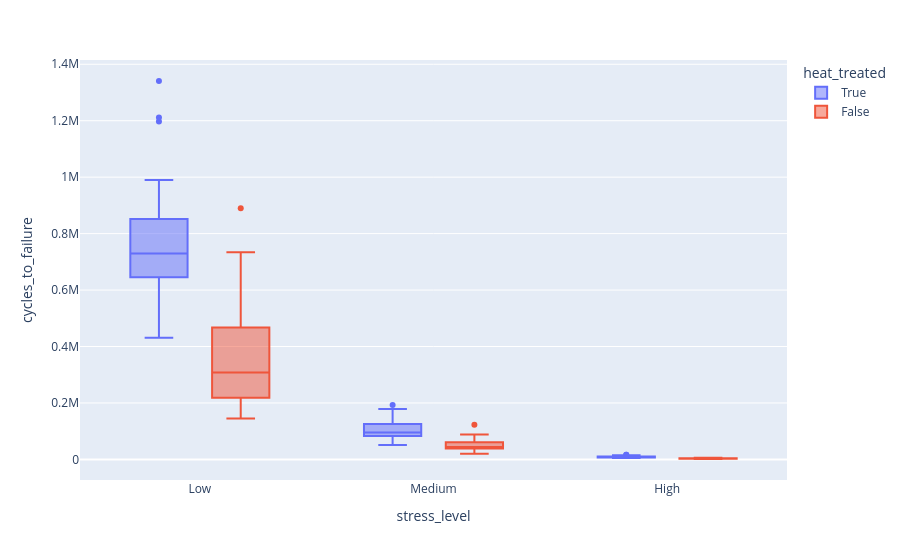

Write notebook code for a chart like this one.
### Code cell
fig = px.box(df, x = "stress_level", y = "cycles_to_failure", color = "heat_treated")
fig.show()

### Figure 1 — Plotly figure (JSON) as saved in the notebook; plotly's stock layout.template omitted (floating-point values rounded to 4 significant figures)
{"data": [{"alignmentgroup": "True", "hovertemplate": "heat_treated=True<br>stress_level=%{x}<br>cycles_to_failure=%{y}<extra></extra>", "legendgroup": "True", "marker": {"color": "#636efa"}, "name": "True", "notched": false, "offsetgroup": "True", "orientation": "v", "showlegend": true, "type": "box", "x": ["Low", "Low", "Low", "Low", "Low", "Low", "Low", "Low", "Low", "Low", "Low", "Low", "Low", "Low", "Low", "Low", "Low", "Low", "Low", "Low", "Low", "Low", "Low", "Low", "Low", "Medium", "Medium", "Medium", "Medium", "Medium", "Medium", "Medium", "Medium", "Medium", "Medium", "Medium", "Medium", "Medium", "Medium", "Medium", "Medium", "Medium", "Medium", "Medium", "Medium", "Medium", "Medium", "Medium", "Medium", "Medium", "High", "High", "High", "High", "High", "High", "High", "High", "High", "High", "High", "High", "High", "High", "High", "High", "High", "High", "High", "High", "High", "High", "High", "High", "High"], "x0": " ", "xaxis": "x", "y": [1211000.0, 634300.0, 736600.0, 824300.0, 575700.0, 729900.0, 729200.0, 430900.0, 989800.0, 873400.0, 604600.0, 692800.0, 848800.0, 674400.0, 678200.0, 471700.0, 861500.0, 757000.0, 792000.0, 461400.0, 1197000.0, 764000.0, 649400.0, 1341000.0, 719600.0, 192800.0, 107300.0, 102300.0, 107800.0, 94250.0, 88580.0, 59740.0, 117700.0, 95490.0, 149900.0, 86760.0, 50650.0, 95330.0, 178900.0, 86320.0, 72300.0, 65010.0, 68360.0, 88870.0, 65320.0, 166700.0, 89420.0, 102500.0, 163300.0, 167100.0, 5734.0, 9412.0, 9477.0, 4549.0, 9843.0, 6452.0, 14340.0, 8628.0, 16110.0, 6746.0, 7221.0, 9136.0, 12360.0, 10160.0, 4947.0, 8718.0, 8176.0, 6825.0, 6253.0, 16300.0, 6932.0, 5777.0, 10460.0, 8538.0, 7861.0], "y0": " ", "yaxis": "y"}, {"alignmentgroup": "True", "hovertemplate": "heat_treated=False<br>stress_level=%{x}<br>cycles_to_failure=%{y}<extra></extra>", "legendgroup": "False", "marker": {"color": "#EF553B"}, "name": "False", "notched": false, "offsetgroup": "False", "orientation": "v", "showlegend": true, "type": "box", "x": ["Low", "Low", "Low", "Low", "Low", "Low", "Low", "Low", "Low", "Low", "Low", "Low", "Low", "Low", "Low", "Low", "Low", "Low", "Low", "Low", "Low", "Low", "Low", "Low", "Low", "Medium", "Medium", "Medium", "Medium", "Medium", "Medium", "Medium", "Medium", "Medium", "Medium", "Medium", "Medium", "Medium", "Medium", "Medium", "Medium", "Medium", "Medium", "Medium", "Medium", "Medium", "Medium", "Medium", "Medium", "Medium", "High", "High", "High", "High", "High", "High", "High", "High", "High", "High", "High", "High", "High", "High", "High", "High", "High", "High", "High", "High", "High", "High", "High", "High", "High"], "x0": " ", "xaxis": "x", "y": [202700.0, 308000.0, 145000.0, 551100.0, 306600.0, 269100.0, 556300.0, 187100.0, 448700.0, 158600.0, 277900.0, 223800.0, 650000.0, 734100.0, 317500.0, 507000.0, 337100.0, 454600.0, 268000.0, 182900.0, 176100.0, 422200.0, 890100.0, 403400.0, 293700.0, 40310.0, 51500.0, 61740.0, 40670.0, 19930.0, 59550.0, 66330.0, 53480.0, 29270.0, 40610.0, 34000.0, 38760.0, 79510.0, 88280.0, 59950.0, 56780.0, 60140.0, 44110.0, 42870.0, 32760.0, 43250.0, 122600.0, 65580.0, 38030.0, 35870.0, 5381.0, 4649.0, 4364.0, 5896.0, 4196.0, 2675.0, 3038.0, 2806.0, 4043.0, 2124.0, 1456.0, 3805.0, 1866.0, 1372.0, 4388.0, 2552.0, 4666.0, 2792.0, 2078.0, 1955.0, 2814.0, 3176.0, 2412.0, 3164.0, 1689.0], "y0": " ", "yaxis": "y"}], "layout": {"boxmode": "group", "legend": {"title": {"text": "heat_treated"}, "tracegroupgap": 0}, "margin": {"t": 60}, "xaxis": {"anchor": "y", "domain": [0, 1], "title": {"text": "stress_level"}}, "yaxis": {"anchor": "x", "domain": [0, 1], "title": {"text": "cycles_to_failure"}}}}
